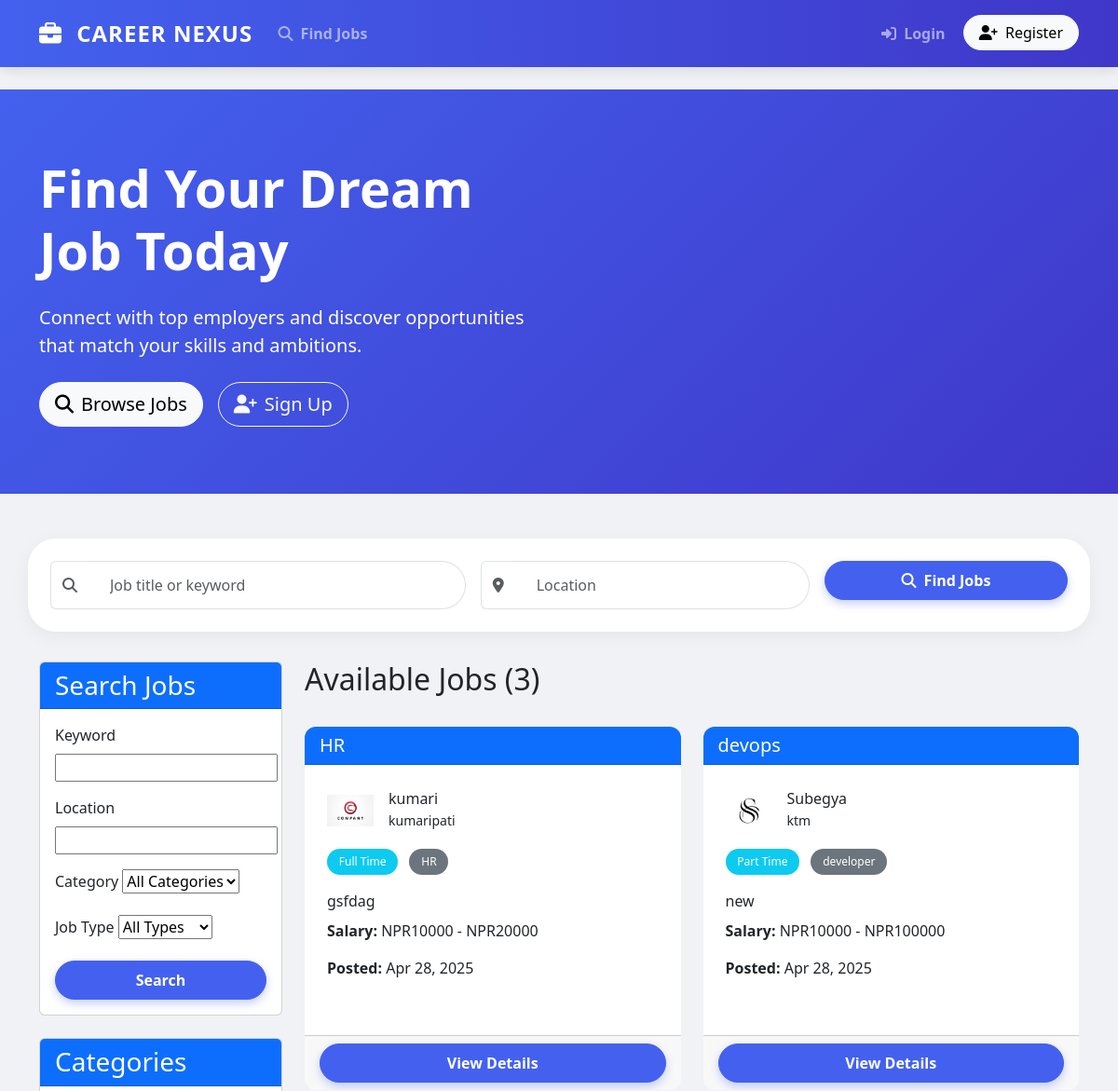
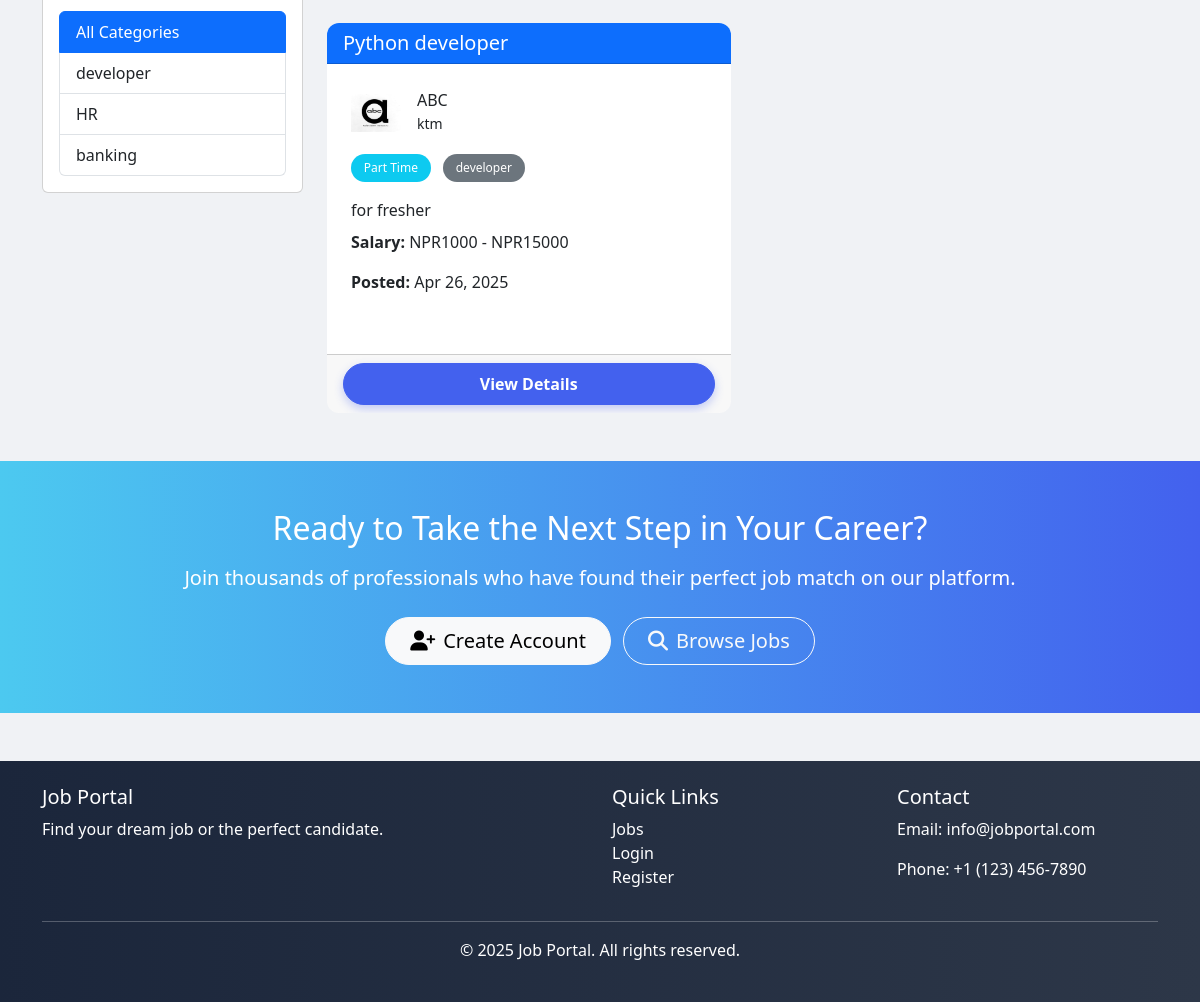
The page / on the database its author committed (2 pictures, top to bottom).
### jobs/models.py (models this page shows, shortened)
class Category(models.Model):
    name = models.CharField(max_length=100)
    def __str__(self):
        return self.name
    class Meta:
        verbose_name_plural = "Categories"

class Job(models.Model):
    JOB_TYPE_CHOICES = [
        ('full_time', 'Full Time'),
        ('part_time', 'Part Time'),
        ('contract', 'Contract'),
        ('internship', 'Internship'),
        ('remote', 'Remote'),
    ]
    title = models.CharField(max_length=100)
    company = models.ForeignKey(Company, on_delete=models.CASCADE, related_name='jobs')
    category = models.ForeignKey(Category, on_delete=models.SET_NULL, null=True, related_name='jobs')
    description = models.TextField()
    requirements = models.TextField()
    salary_min = models.IntegerField(blank=True, null=True)
    salary_max = models.IntegerField(blank=True, null=True)
    location = models.CharField(max_length=100)
    job_type = models.CharField(max_length=20, choices=JOB_TYPE_CHOICES)
    posted_by = models.ForeignKey(User, on_delete=models.CASCADE, related_name='posted_jobs')
    created_at = models.DateTimeField(auto_now_add=True)
    deadline = models.DateField()
    is_active = models.BooleanField(default=True)

### companies/models.py (models this page shows, shortened)
class Company(models.Model):
    name = models.CharField(max_length=100)
    owner = models.ForeignKey(User, on_delete=models.CASCADE, related_name='companies')
    logo = models.ImageField(upload_to='company_logos/', blank=True, null=True)
    description = models.TextField()
    website = models.URLField(blank=True, null=True)
    location = models.CharField(max_length=100)
    established_date = models.DateField(blank=True, null=True)
    class Meta:
        verbose_name_plural = "Companies"

### jobs/views.py (the view)
# urls.py: path('', views.job_list, name='job_list'),
def job_list(request):
    form = JobSearchForm(request.GET)
    jobs = Job.objects.filter(is_active=True).order_by('-created_at')
    if form.is_valid():
        keyword = form.cleaned_data.get('keyword')
        location = form.cleaned_data.get('location')
        category = form.cleaned_data.get('category')
        job_type = form.cleaned_data.get('job_type')
        if keyword:
            jobs = jobs.filter(
                Q(title__icontains=keyword) |
                Q(description__icontains=keyword) |
                Q(requirements__icontains=keyword)
            )
        if location:
            jobs = jobs.filter(location__icontains=location)
        if category:
            jobs = jobs.filter(category=category)
        if job_type:
            jobs = jobs.filter(job_type=job_type)
    categories = Category.objects.all()
    return render(request, 'jobs/job_list.html', {
        'jobs': jobs,
        'form': form,
        'categories': categories,
        'show_hero': True
    })

### jobs/forms.py
class JobSearchForm(forms.Form):
    keyword = forms.CharField(required=False, label='Keyword')
    location = forms.CharField(required=False, label='Location')
    category = forms.ModelChoiceField(
        queryset=Category.objects.all(),
        required=False,
        empty_label="All Categories"
    )
    job_type = forms.ChoiceField(
        choices=[('', 'All Types')] + Job.JOB_TYPE_CHOICES,
        required=False,
        label='Job Type'
    )

### templates/jobs/job_list.html (shortened to what this page needs)
{% extends 'base.html' %}
{% block content %}
<div class="row">
    <div class="col-md-3">
        <div class="card mb-4">
            <div class="card-header bg-primary text-white">
                <h3 class="mb-0">Search Jobs</h3>
            </div>
            <div class="card-body">
                <form method="GET" action="{% url 'job_list' %}">
                    <div class="mb-3">
                        <label for="{{ form.keyword.id_for_label }}" class="form-label">Keyword</label>
                        {{ form.keyword }}
                    </div>
                    <div class="mb-3">
                        <label for="{{ form.location.id_for_label }}" class="form-label">Location</label>
                        {{ form.location }}
                    </div>
                    <div class="mb-3">
                        <label for="{{ form.category.id_for_label }}" class="form-label">Category</label>
                        {{ form.category }}
                    </div>
                    <div class="mb-3">
                        <label for="{{ form.job_type.id_for_label }}" class="form-label">Job Type</label>
                        {{ form.job_type }}
                    </div>
                    <button type="submit" class="btn btn-primary w-100">Search</button>
                </form>
            </div>
        </div>
        <div class="card">
            <div class="card-header bg-primary text-white">
                <h3 class="mb-0">Categories</h3>
            </div>
            <div class="card-body">
                <div class="list-group">
                    <a href="{% url 'job_list' %}" class="list-group-item list-group-item-action {% if not request.GET.category %}active{% endif %}">
                        All Categories
                    </a>
                    {% for category in categories %}
                        <a href="{% url 'job_list' %}?category={{ category.id }}" class="list-group-item list-group-item-action {% if request.GET.category == category.id|stringformat:'i' %}active{% endif %}">
                            {{ category.name }}
                        </a>
                    {% endfor %}
                </div>
            </div>
        </div>
    </div>
    <div class="col-md-9">
        <div class="d-flex justify-content-between align-items-center mb-4">
            <h2>Available Jobs ({{ jobs.count }})</h2>
        </div>
        {% if jobs %}
            <div class="row">
                {% for job in jobs %}
                    <div class="col-md-6 mb-4">
                        <div class="card job-card h-100">
                            <div class="card-header bg-primary text-white">
                                <h5 class="mb-0">{{ job.title }}</h5>
                            </div>
                            <div class="card-body">
                                <div class="d-flex align-items-center mb-3">
                                    {% if job.company.logo %}
                                        <img src="{{ job.company.logo.url }}" alt="{{ job.company.name }} Logo" class="me-3" style="width: 50px; height: 50px; object-fit: contain;">
                                    {% else %}
                                        <img src="https://via.placeholder.com/50" alt="Company Logo" class="me-3">
                                    {% endif %}
                                    <div>
                                        <h6 class="mb-0">{{ job.company.name }}</h6>
                                        <small>{{ job.location }}</small>
                                    </div>
                                </div>
                                <div class="mb-3">
                                    <span class="badge bg-info">{{ job.get_job_type_display }}</span>
                                    {% if job.category %}
                                        <span class="badge bg-secondary">{{ job.category.name }}</span>
                                    {% endif %}
                                </div>
                                <p class="mb-2">{{ job.description|truncatewords:20 }}</p>
                                {% if job.salary_min or job.salary_max %}
                                    <p><strong>Salary:</strong>
                                        {% if job.salary_min and job.salary_max %}
                                            NPR{{ job.salary_min }} - NPR{{ job.salary_max }}
                                        {% elif job.salary_min %}
                                            From NPR{{ job.salary_min }}
                                        {% elif job.salary_max %}
                                            Up to NPR{{ job.salary_max }}
                                        {% endif %}
                                    </p>
                                {% endif %}
                                <p><strong>Posted:</strong> {{ job.created_at|date:"M d, Y" }}</p>
                            </div>
                            <div class="card-footer">
                                <a href="{% url 'job_detail' job.pk %}" class="btn btn-primary w-100">View Details</a>
                            </div>
                        </div>
                    </div>
                {% endfor %}
            </div>
        {% else %}
            <div class="alert alert-info">
                <p>No jobs found matching your criteria.</p>
            </div>
        {% endif %}
    </div>
</div>
{% endblock %}

### templates/base.html (style rules this page uses)
:root { --primary-color: #4361ee; --secondary-color: #3f37c9; --accent-color: #4cc9f0; --dark-color: #1b263b; --light-color: #f8f9fa; }
body { font-family: 'Segoe UI', Tahoma, Geneva, Verdana, sans-serif; background-color: #f0f2f5; }
.job-card { border-radius: 12px; border: none; overflow: hidden; transition: all 0.3s cubic-bezier(0.25, 0.8, 0.25, 1); margin-bottom: 20px; background: white; }
.job-card .card-body { padding: 1.5rem; }
.job-card .badge { padding: 0.5rem 0.8rem; font-weight: 500; margin-right: 0.5rem; border-radius: 30px; }
.btn-primary { background-color: var(--primary-color); border-color: var(--primary-color); border-radius: 30px; padding: 0.5rem 1.5rem; font-weight: 600; box-shadow: 0 4px 10px rgba(67, 97, 238, 0.3); }

### rows shown on the page
Category: name "developer"
Category: name "HR"
Category: name "banking"
Job: title "HR", company.logo (picture), company.name "kumari", location "kumaripati", job_type "Full Time", category.name "HR", description "gsfdag", salary_min "10000", salary_max "20000", created_at "Apr 28, 2025"
Job: title "devops", company.logo (picture), company.name "Subegya", location "ktm", job_type "Part Time", category.name "developer", description "new", salary_min "10000", salary_max "100000", created_at "Apr 28, 2025"
Job: title "Python developer", company.logo (picture), company.name "ABC", location "ktm", job_type "Part Time", category.name "developer", description "for fresher", salary_min "1000", salary_max "15000", created_at "Apr 26, 2025"

### other values the page prints
{{ jobs.count }} "3"
